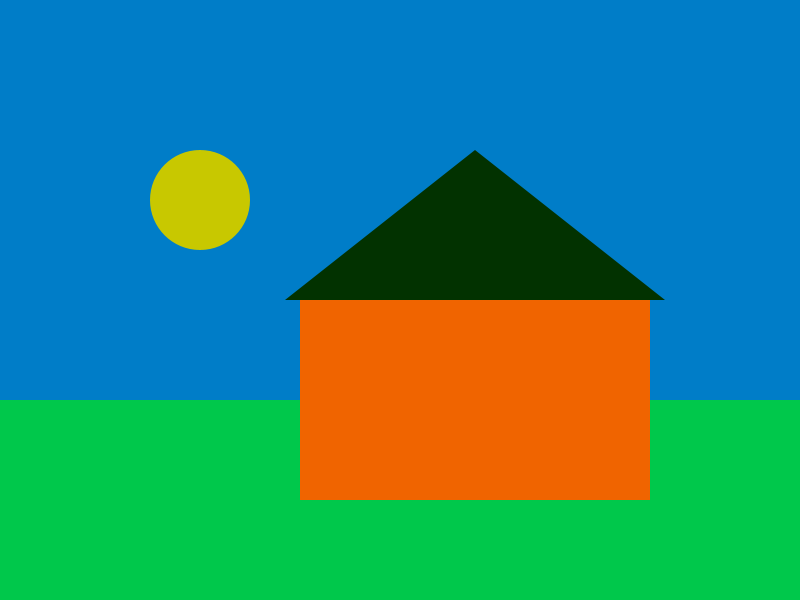
Frame 1 (no input)
Frame 60 (the mouse pressed at the canvas centre just before this capture): identical to frame 1, image omitted
Frame 120 (the mouse held since frame 60 and released just before this capture): identical to frame 1, image omitted

The Processing sketch that drew this single still picture (run headless with seeded random() and noise(); from frame 60 on, the mouse is pressed at the canvas centre):

// Processing sketch: sketch_8_6TekenLandschap
// ── sketch_8_6TekenLandschap.pde
void setup() {
  noStroke();
  size(800, 600);
}

void draw() {
  TekenLucht();
  TekenGras();
  TekenZon();
  TekenHuis();
}

void TekenLucht() {
  background(0, 125, 200);
}

void TekenGras() {
  fill(0, 200, 75);
  rect(0, 400, 800, 222);
}

void TekenZon() {
  fill(200, 200, 0);
  circle(200, 200, 100);
}

void TekenHuis() {
  fill(240, 100, 0);
  rect(300, 300, 350, 200);
  fill(2, 50, 0);
  triangle(285, 300, 475, 150, 665, 300);
}
